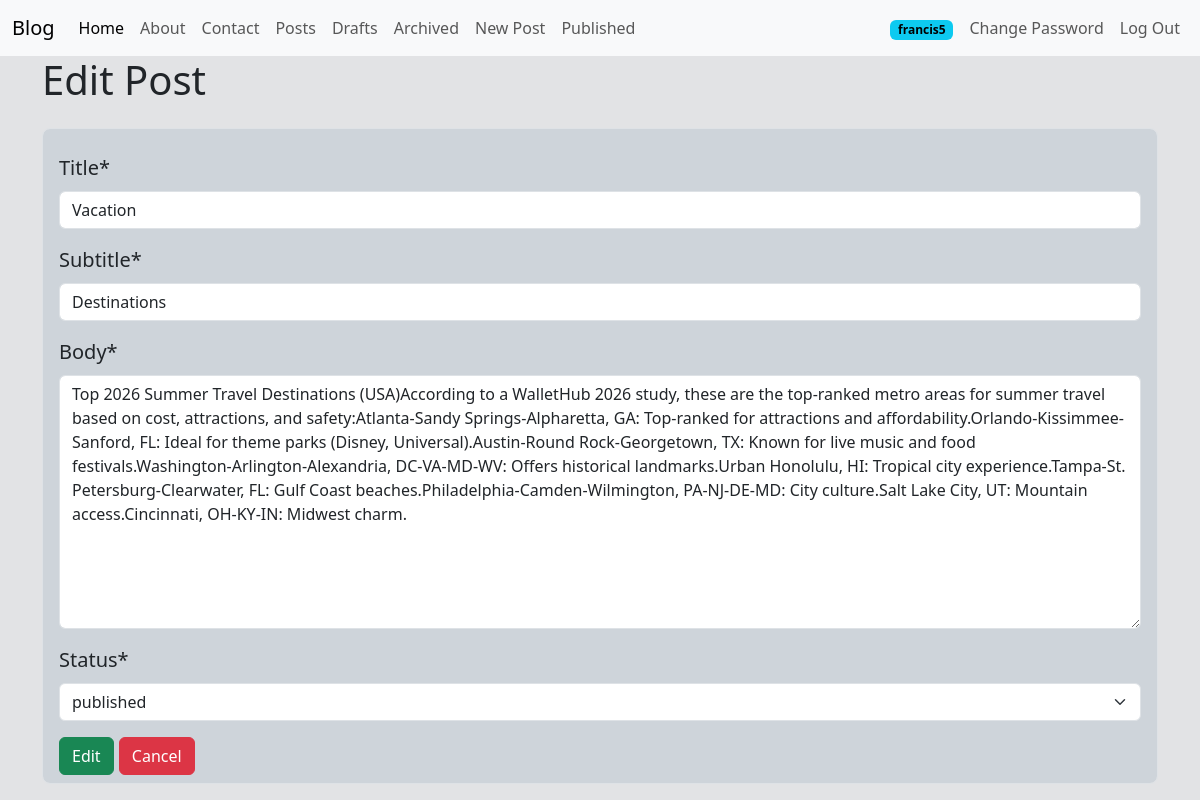
/posts/edit/21/ (signed in), run on the app's committed database.
### posts/models.py (models this page shows, shortened)
class Post(models.Model): # oop (object oriented programing)
    title = models.CharField(max_length=128)  # string
    subtitle = models.CharField(max_length=256)  # string
    body = models.TextField()  # string
    created_on = models.DateTimeField(auto_now_add=True)  # date / datetime
    author = models.ForeignKey(
        get_user_model(),
        on_delete=models.CASCADE
    )  # User model
    status = models.ForeignKey(
        Status,
        on_delete=models.DO_NOTHING
    )

### posts/views.py (the view)
# urls.py: path("edit/<int:pk>/", PostUpdateView.as_view(), name="post_edit"),
class PostUpdateView(LoginRequiredMixin, UserPassesTestMixin, UpdateView):
    template_name = "post/edit.html"
    model = Post
    fields = ["title", "subtitle", "body", "status"]
    def test_func(self):
        post = self.get_object()
        if self.request.user.is_authenticated:
            if self.request.user == post.author:
                 return True
            else:
                return False
        else:
            return False

### posts/models.py (called while the page is built)
    def __str__(self):
        return f"{self.name}"

### templates/post/edit.html (shortened to what this page needs)
{% extends 'base.html' %}
{% load crispy_forms_tags %}
{% block content %}
 <body class="bg-secondary-subtle">
    <h1>Edit Post</h1>
    <form method="post" class="form-control form-control-lg bg-dark-subtle pt-4 mt-4 opacity-20" placeholder=".form-control-lg">
        {{ form| crispy}}
        <input type="submit" value="Edit" class="btn btn-success opacity-20">
        <a href="{% url 'post_detail' post.id%}" class="btn btn-danger">Cancel</a>
    </form>
</body>
{% endblock %}

### templates/navbar.html (shortened to what this page needs)
<nav class="navbar navbar-expand-lg bg-body-tertiary">
  <div class="container-fluid">
    <a class="navbar-brand" href="{% url 'home' %}">Blog</a>
    <div class="collapse navbar-collapse" id="navbarSupportedContent">
      <ul class="navbar-nav me-auto mb-2 mb-lg-0">
        <li class="nav-item">
          <a class="nav-link active" aria-current="page" href="{% url 'home' %}">Home</a>
        </li>
        <li class="nav-item">
          <a class="nav-link" href="{% url 'about' %}">About</a>
        </li>
        <li class="nav-item">
          <a class="nav-link" href="{% url 'contact' %}">Contact</a>
        </li>
        <li class="nav-item">
          <a class="nav-link" href="{% url 'post_list' %}">Posts</a>
        </li>
        {% if user.is_authenticated %}
          <li class="nav-item">
            <a class="nav-link" href="{% url 'post_drafts' %}">Drafts</a>
          </li>
          <li class="nav-item">
            <a class="nav-link" href="{% url 'post_archived' %}">Archived</a>
          </li>
          <li class="nav-item">
            <a class="nav-link" href="{% url 'post_new' %}">New Post</a>
          </li>
        {% endif %}
        <li class="nav-item">
          <a class="nav-link" href="{% url 'post_list' %}">Published</a>
        </li>
      </ul>
      <ul class="navbar-nav ms-auto mb-2 mb-lg-0 align-items-center">
        {% if user.is_authenticated %}
          <li class="nav-item me-2">
            <span class="badge text-bg-info">{{ user.username }}</span>
          </li>
          <li class="nav-item">
            <a class="nav-link" href="{% url 'password_change' %}">Change Password</a>
          </li>
          <li class="nav-item">
            <form action="{% url 'logout' %}" method="post" class="d-inline">
              <button type="submit" class="btn btn-link nav-link py-0">Log Out</button>
            </form>
          </li>
        {% endif %}
      </ul>
    </div>
  </div>
</nav>

### data on the page
Post: title "Vacation", subtitle "Destinations", body "Top 2026 Summer Travel Destinations (USA)According to a WalletHub 2026 study, these are the top-ranked metro areas for summer travel based on cost, attractions, and safety:Atlanta-Sandy Springs-Alpharetta, GA: Top-ranked for attractions and affordability.Orlando-Kissimmee-Sanford, FL: Ideal for theme parks (Disney, Universal).Austin-Round Rock-Georgetown, TX: Known for live music and food festivals.Washington-Arlington-Alexandria, DC-VA-MD-WV: Offers historical landmarks.Urban Honolulu, HI: Tropical city experience.Tampa-St. Petersburg-Clearwater, FL: Gulf Coast beaches.Philadelphia-Camden-Wilmington, PA-NJ-DE-MD: City culture.Salt Lake City, UT: Mountain access.Cincinnati, OH-KY-IN:…", status "published"

### other printed values
{{ user.username }} "francis5"
